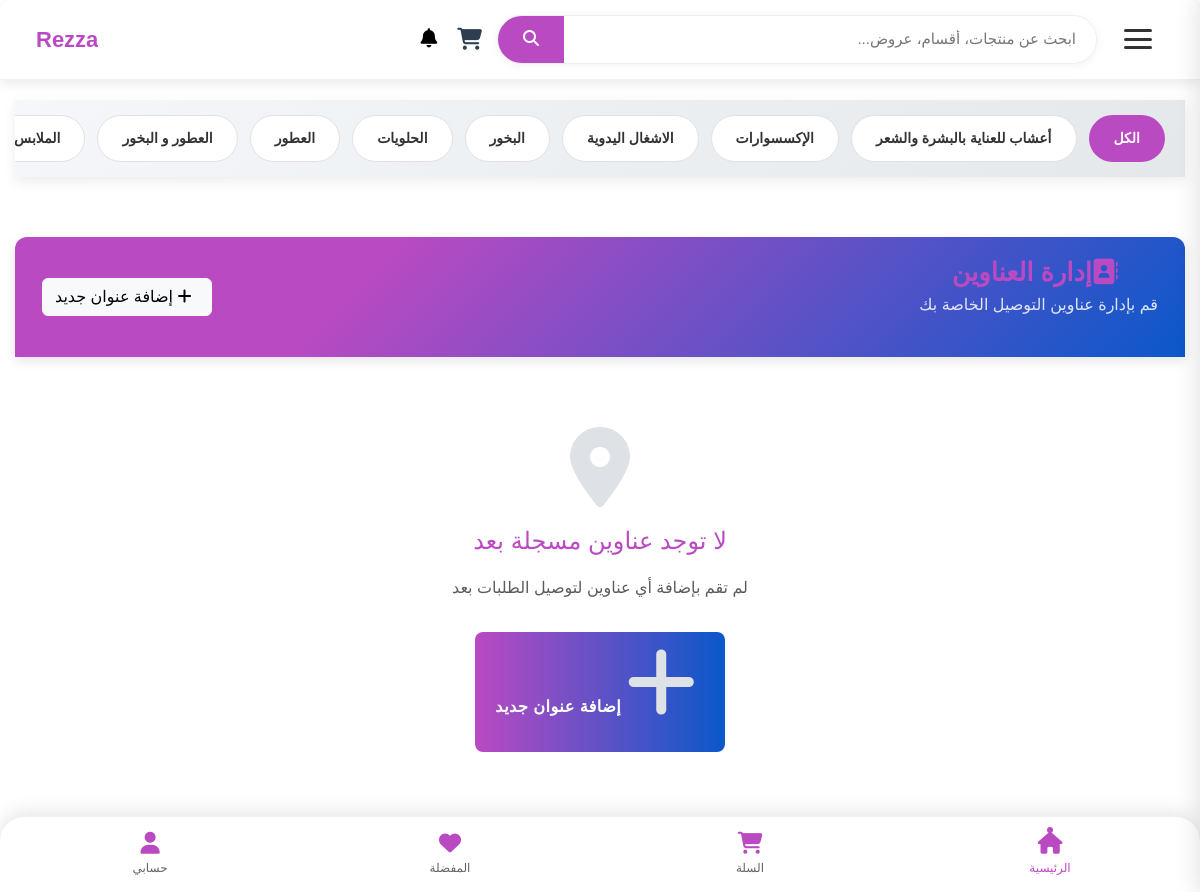
Page /manage_addresses (signed in) on the earlier database version.
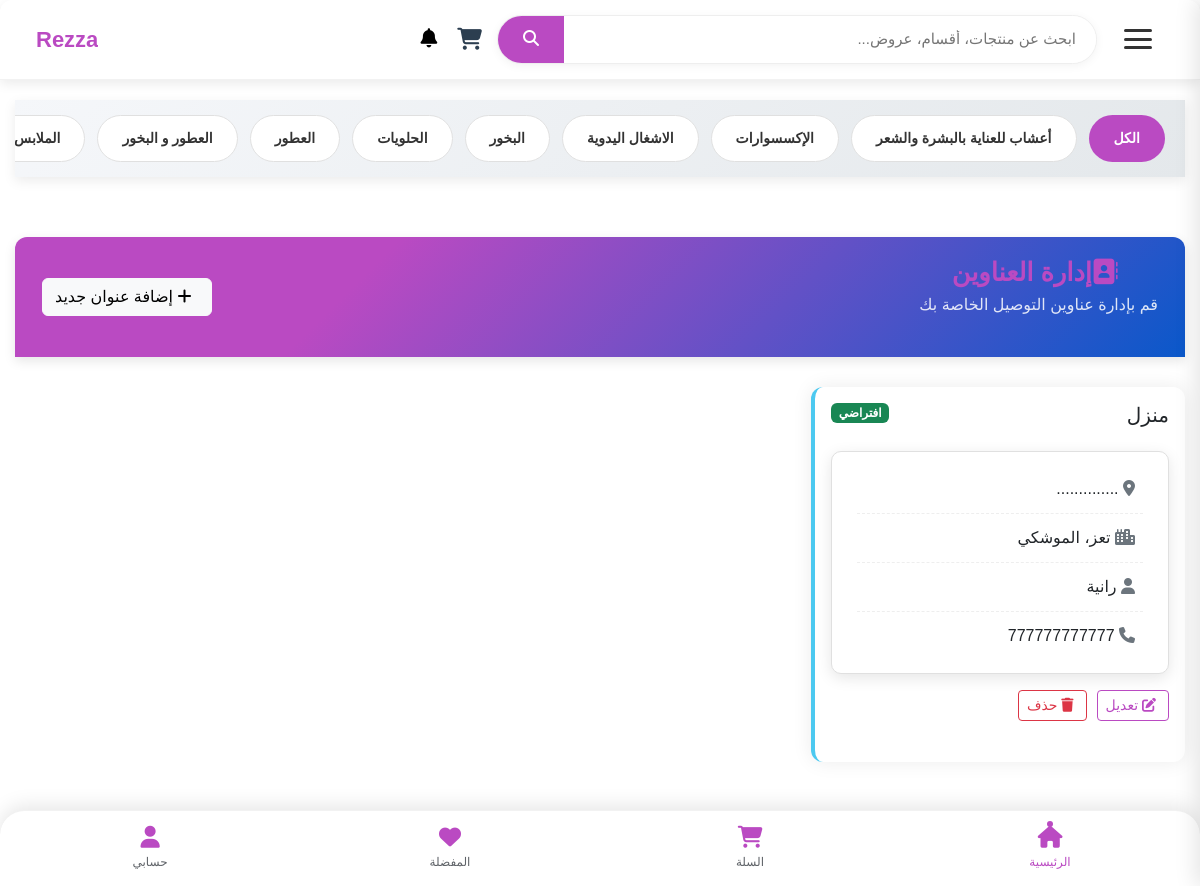
Same page on the later database version.
### tables this page shows
CREATE TABLE category (
    id INTEGER PRIMARY KEY AUTOINCREMENT,
    name TEXT  NULL,
    parent_id INTEGER,
    image TEXT, is_active INTEGER DEFAULT 0, view_count INTEGER DEFAULT 0,
    FOREIGN KEY (parent_id) REFERENCES categories (id) ON DELETE SET NULL
);

CREATE TABLE cust_addresses (
    id INTEGER PRIMARY KEY AUTOINCREMENT,
    user_id INTEGER NOT NULL,
    address_type TEXT,                -- نوع العنوان (مثل: 'المنزل', 'العمل', 'أخرى')
    recipient_name TEXT,              -- اسم المستلم لهذا العنوان
    recipient_phone TEXT NOT NULL,    -- رقم هاتف المستلم (مطلوب)
    city TEXT NOT NULL,               -- المدينة (مطلوب)
    region TEXT,                      -- المنطقة أو الحي
    full_address_description TEXT NOT NULL, -- الوصف التفصيلي للعنوان (مطلوب)
    latitude REAL,                    -- إحداثيات خط العرض (اختياري، للخرائط)
    longitude REAL,                   -- إحداثيات خط الطول (اختياري، للخرائط)
    is_default INTEGER DEFAULT 0,     -- 1 إذا كان العنوان افتراضيًا، 0 خلاف ذلك
    created_at TIMESTAMP DEFAULT CURRENT_TIMESTAMP, -- وقت إنشاء السجل
    updated_at TIMESTAMP DEFAULT CURRENT_TIMESTAMP, -- وقت آخر تحديث للسجل

    FOREIGN KEY (user_id) REFERENCES users(id) ON DELETE CASCADE
    -- هذا السطر يفترض وجود جدول 'users' وأن عمود المعرف فيه اسمه 'id'.
    -- ON DELETE CASCADE يعني إذا تم حذف المستخدم، تُحذف جميع عناوينه تلقائياً.
);

### user_routes.py (the view)
@user_bp.route('/manage_addresses')
@login_required
def manage_addresses():
    user_id = request.cookies.get('user_auth')
    if not user_id:
        flash("يجب تسجيل الدخول لإدارة العناوين.", "danger")
        return redirect(url_for('user.login'))
    from order_routes import get_user_addresses_and_default
    _, all_addresses = get_user_addresses_and_default(int(user_id))
    return render_template('manage_addresses_user.html', addresses=all_addresses)

### app.py (called while the page is built)
def get_db_connection():
    conn = sqlite3.connect('database/Eshop.db') # أو sqlite3.connect(app.config['DATABASE'])
    conn.row_factory = sqlite3.Row
    return conn

@app.context_processor
def inject_categories():
    conn = get_db_connection()
    cursor = conn.cursor()
    try:
        cursor.execute("""
            SELECT id, name, parent_id, image
            FROM category
            WHERE parent_id IS NULL
            ORDER BY name
        """)
        main_categories = cursor.fetchall()
        cursor.execute("SELECT id, name, parent_id, image FROM category ORDER BY name")
        all_categories = cursor.fetchall()
        return {
            'main_categories': main_categories,
            'all_categories': all_categories
        }
    finally:
        conn.close()

@app.context_processor
def inject_sellers():
    conn = get_db_connection()
    sellers = conn.execute('SELECT id, store_name FROM sellers').fetchall()
    conn.close()
    return dict(sellers=sellers)

### order_routes.py (called while the page is built)
def get_db_connection():
    conn = sqlite3.connect('database/Eshop.db')
    conn.row_factory = sqlite3.Row
    return conn

### templates/manage_addresses_user.html (shortened to what this page needs)
{% include 'header_shop.html' %}
    <header class="header">
        <div class="container">
            <div class="d-flex justify-content-between align-items-center">
                <div>
                    <h1 class="page-title"><i class="fas fa-address-book me-2"></i>إدارة العناوين</h1>
                    <p class="page-subtitle">قم بإدارة عناوين التوصيل الخاصة بك</p>
                </div>
                <a href="{{ url_for('order.add_address_page') }}" class="btn btn-light">
                    <i class="fas fa-plus me-2"></i> إضافة عنوان جديد
                </a>
            </div>
        </div>
    </header>
        {% if not addresses %}
            <div class="empty-state">
                <i class="fas fa-map-marker-alt"></i>
                <h3>لا توجد عناوين مسجلة بعد</h3>
                <p class="text-muted">لم تقم بإضافة أي عناوين لتوصيل الطلبات بعد</p>
                <a href="{{ url_for('order.add_address_page') }}" class="btn btn-primary mt-3">
                    <i class="fas fa-plus me-2"></i> إضافة عنوان جديد
                </a>
            </div>
        {% else %}
            <div class="row">
                {% for address in addresses %}
                <div class="col-md-6 col-lg-4 mb-4">
                    <div class="card address-card {% if address.is_default == 1 %}default-address{% endif %} h-100">
                        <div class="card-body">
                            <div class="d-flex justify-content-between align-items-start mb-3">
                                <h5 class="card-title">{{ address.address_type }}</h5>
                                {% if address.is_default == 1 %}
                                    <span class="badge badge-default bg-success">افتراضي</span>
                                {% endif %}
                            </div>
                            <div class="address-details mb-3">
                                <p class="card-text">
                                    <i class="fas fa-map-marker-alt text-secondary me-2"></i>
                                    {{ address.full_address_description }}
                                </p>
                                <p class="card-text">
                                    <i class="fas fa-city text-secondary me-2"></i>
                                    {{ address.city }}، {{ address.region }}
                                </p>
                                <p class="card-text">
                                    <i class="fas fa-user text-secondary me-2"></i>
                                    {{ address.recipient_name }}
                                </p>
                                <p class="card-text">
                                    <i class="fas fa-phone text-secondary me-2"></i>
                                    {{ address.recipient_phone }}
                                </p>
                            </div>
                            <div class="action-buttons">
                                <a href="{{ url_for('order.edit_address_page', address_id=address.id) }}" class="btn btn-outline-primary btn-sm">
                                    <i class="fas fa-edit me-1"></i> تعديل
                                </a>
                                <form action="{{ url_for('order.delete_address', address_id=address.id) }}" method="post" onsubmit="return confirm('هل أنت متأكد من حذف هذا العنوان؟');">
                                    <button type="submit" class="btn btn-outline-danger btn-sm">
                                        <i class="fas fa-trash me-1"></i> حذف
                                    </button>
                                </form>
                            </div>
                        </div>
                    </div>
                </div>
                {% endfor %}
            </div>
        {% endif %}
{% include 'footer.html' %}

### templates/header_shop.html (shortened to what this page needs)
<!DOCTYPE html>
<html lang="ar" dir="rtl">
<head>
    <link rel="stylesheet" href="{{ url_for('static', filename='style/css/nice-select.css') }}">
    <link rel="stylesheet" href="{{ url_for('static', filename='style/css/jquery-ui.min.css') }}">
    <link rel="stylesheet" href="{{ url_for('static', filename='style/css/owl.carousel.min.css') }}">
    <link rel="stylesheet" href="{{ url_for('static', filename='style/css/slicknav.min.css') }}">
    <link href="https://cdn.jsdelivr.net/npm/bootstrap@5.3.0/dist/css/bootstrap.min.css" rel="stylesheet">
    <link rel="stylesheet" href="{{ url_for('static', filename='style/css/index.css')}}">
    <link rel="stylesheet" href="{{ url_for('static', filename='style/css/header.css')}}">
    <link rel="stylesheet" href="{{ url_for('static', filename='style/css/shop_u.css')}}">
    <link rel="stylesheet" href="{{ url_for('static', filename='style/css/user.css')}}">
</head>
<body>
    <header class="premium-header">
        <button class="menu-toggle" id="menuToggle" aria-label="فتح القائمة">
            <div class="hamburger">
                <span class="bar"></span>
                <span class="bar"></span>
                <span class="bar"></span>
            </div>
        </button>
       <div class="search-bar">
    <form class="search-form" action="{{ url_for('search_bp.search_products') }}" method="GET">
        <input type="text"
               class="search-input"
               placeholder="ابحث عن منتجات، أقسام، عروض..."
               name="q"
               id="search-input"
               autocomplete="off">
        <button type="submit" class="search-button">
            <i class="fas fa-search"></i>
        </button>
    </form>
</div>
        <div class="nav-tools">
            <a href="{{ url_for('cart.view_cart') }}" class="nav-icon">
                <i class="fas fa-shopping-cart"></i>
            </a>
        </div>
<a class="nav-link position-relative {% if unread_notifications_count > 0 %}has-notifications{% endif %}"
    href="{{ url_for('order.user_notifications') }}" id="navbarNotifications">
    <i class="fas fa-bell"></i>
</a>
        <a href="{{ url_for('product.index') }}" class="brand">
            <span class="brand-name">Rezza</span>
            </a>
    </header>
    <main class="main-content">
        </main>
{% if main_categories %}
{% if main_categories %}
<div class="category-scroll-navbar">
    <div class="category-links-container">
        <a href=""
        class="category-link">الكل</a>
        {% for category in main_categories %}
            {% set has_subcategories = category.subcategories|length > 0 if category.subcategories is defined else false %}
            {% if has_subcategories %}
                <a href="{{ url_for('product.show_subcategories', category_id=category.id) }}"
                   class="category-link has-subcategories">
                    {{ category.name }}
                </a>
            {% else %}
                <a href="{{ url_for('product.show_products_by_category', category_id=category.id) }}"
                   class="category-link">
                    {{ category.name }}
                </a>
            {% endif %}
        {% endfor %}
    </div>
</div>
{% endif %}
{% endif %}

Differences in the rows shown:
added cust_addresses: address_type "منزل", is_default "افتراضي", full_address_description "..............", city "تعز", region "الموشكي", recipient_name "رانية", recipient_phone "777777777777"
Other differences:
text no longer shown: "لا توجد عناوين مسجلة بعد لم تقم بإضافة أي عناوين لتوصيل الطلبات بعد إضافة عنوان جديد"
